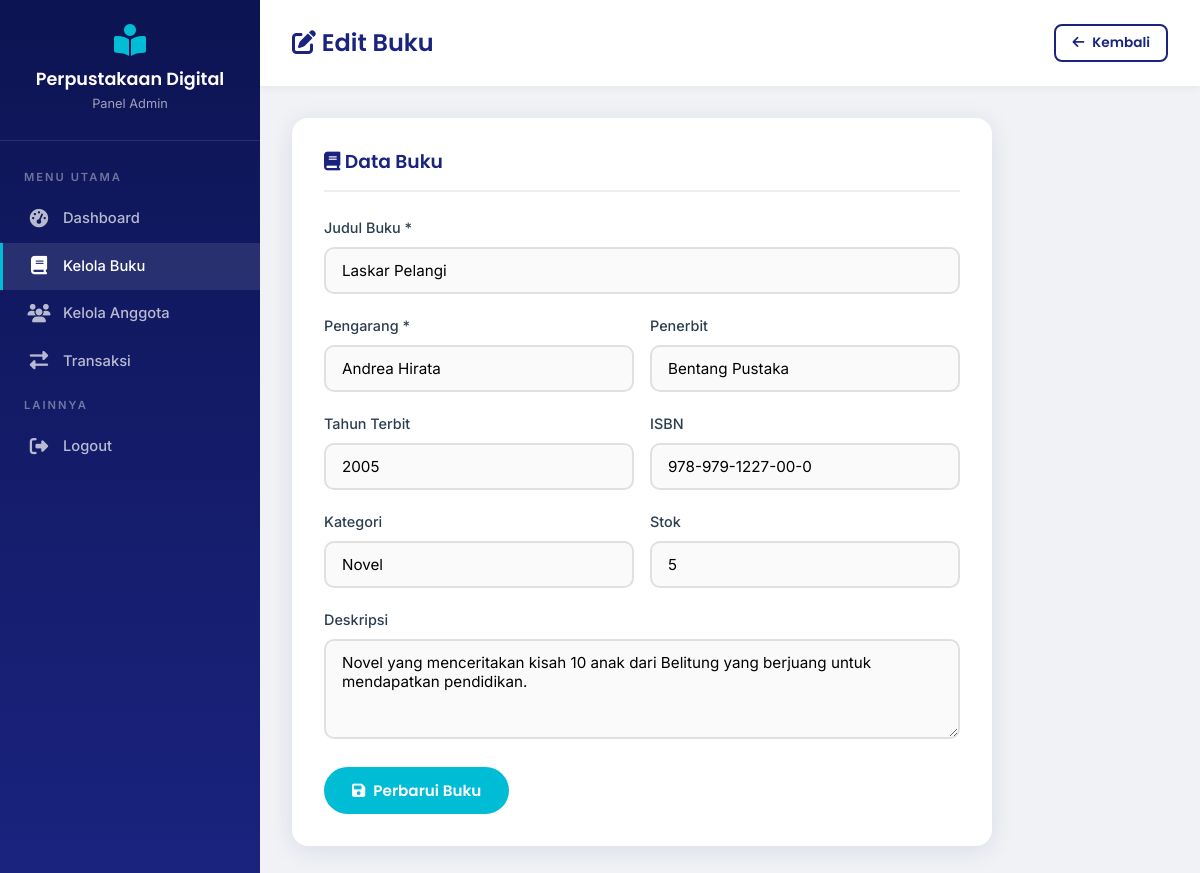
Screenshot of /admin/buku_form.php?id=1 (signed in) with the database file from the repository.
### tables this page shows
CREATE TABLE IF NOT EXISTS buku (
    id INT AUTO_INCREMENT PRIMARY KEY,
    judul VARCHAR(200) NOT NULL,
    pengarang VARCHAR(100) NOT NULL,
    penerbit VARCHAR(100) DEFAULT NULL,
    tahun_terbit YEAR DEFAULT NULL,
    isbn VARCHAR(20) DEFAULT NULL,
    kategori VARCHAR(50) DEFAULT NULL,
    stok INT NOT NULL DEFAULT 0,
    cover VARCHAR(255) DEFAULT NULL,
    deskripsi TEXT DEFAULT NULL,
    created_at TIMESTAMP DEFAULT CURRENT_TIMESTAMP,
    updated_at TIMESTAMP DEFAULT CURRENT_TIMESTAMP ON UPDATE CURRENT_TIMESTAMP
);

### config/database.php (called while the page is built, shortened)
<?php
$base_url = '/web_perpus_sekolah';
?>

### admin/buku_form.php (the view, shortened to what this page needs)
<?php
require_once '../config/database.php';
$id = $_GET['id'] ?? null;
$isEdit = false;
$buku = ['judul'=>'','pengarang'=>'','penerbit'=>'','tahun_terbit'=>'','isbn'=>'','kategori'=>'','stok'=>0,'deskripsi'=>''];
if ($id) {
    $stmt = $conn->prepare("SELECT * FROM buku WHERE id = ?");
    $stmt->bind_param("i", $id);
    $stmt->execute();
    $result = $stmt->get_result();
    if ($result->num_rows === 1) {
        $buku = $result->fetch_assoc();
        $isEdit = true;
    } else {
        header('Location: buku.php');
        exit();
    }
}
?>
<!DOCTYPE html>
<html lang="id">
<head>
    <link rel="stylesheet" href="<?= $base_url ?>/assets/css/style.css">
    <link rel="stylesheet" href="https://cdnjs.cloudflare.com/ajax/libs/font-awesome/6.5.0/css/all.min.css">
</head>
<body>
<div class="dashboard-layout">
    <aside class="sidebar">
        <div class="sidebar-header">
            <i class="fas fa-book-open-reader" style="font-size:2rem;color:var(--accent);"></i>
            <h3><?= APP_NAME ?></h3><small>Panel Admin</small>
        </div>
        <nav class="sidebar-menu">
            <div class="menu-label">Menu Utama</div>
            <a href="dashboard.php"><i class="fas fa-tachometer-alt"></i> Dashboard</a>
            <a href="buku.php" class="active"><i class="fas fa-book"></i> Kelola Buku</a>
            <a href="anggota.php"><i class="fas fa-users"></i> Kelola Anggota</a>
            <a href="transaksi.php"><i class="fas fa-exchange-alt"></i> Transaksi</a>
            <div class="menu-label">Lainnya</div>
            <a href="<?= $base_url ?>/logout.php"><i class="fas fa-sign-out-alt"></i> Logout</a>
        </nav>
    </aside>
    <main class="main-content">
        <div class="content-header">
            <h1><i class="fas fa-<?= $isEdit ? 'edit' : 'plus' ?>"></i> <?= $isEdit ? 'Edit' : 'Tambah' ?> Buku</h1>
            <a href="buku.php" class="btn btn-sm btn-outline"><i class="fas fa-arrow-left"></i> Kembali</a>
        </div>
        <div class="content-body">
            <div class="form-card">
                <h3><i class="fas fa-book"></i> Data Buku</h3>
                <form method="POST">
                    <div class="form-group">
                        <label>Judul Buku *</label>
                        <input type="text" name="judul" class="form-control" value="<?= htmlspecialchars($buku['judul']) ?>" required>
                    </div>
                    <div class="form-row">
                        <div class="form-group">
                            <label>Pengarang *</label>
                            <input type="text" name="pengarang" class="form-control" value="<?= htmlspecialchars($buku['pengarang']) ?>" required>
                        </div>
                        <div class="form-group">
                            <label>Penerbit</label>
                            <input type="text" name="penerbit" class="form-control" value="<?= htmlspecialchars($buku['penerbit']) ?>">
                        </div>
                    </div>
                    <div class="form-row">
                        <div class="form-group">
                            <label>Tahun Terbit</label>
                            <input type="number" name="tahun_terbit" class="form-control" value="<?= $buku['tahun_terbit'] ?>" min="1900" max="2099">
                        </div>
                        <div class="form-group">
                            <label>ISBN</label>
                            <input type="text" name="isbn" class="form-control" value="<?= htmlspecialchars($buku['isbn'] ?? '') ?>">
                        </div>
                    </div>
                    <div class="form-row">
                        <div class="form-group">
                            <label>Kategori</label>
                            <input type="text" name="kategori" class="form-control" value="<?= htmlspecialchars($buku['kategori']) ?>" placeholder="Novel, Pelajaran, dll">
                        </div>
                        <div class="form-group">
                            <label>Stok</label>
                            <input type="number" name="stok" class="form-control" value="<?= $buku['stok'] ?>" min="0">
                        </div>
                    </div>
                    <div class="form-group">
                        <label>Deskripsi</label>
                        <textarea name="deskripsi" class="form-control"><?= htmlspecialchars($buku['deskripsi']) ?></textarea>
                    </div>
                    <button type="submit" class="btn btn-primary">
                        <i class="fas fa-save"></i> <?= $isEdit ? 'Perbarui' : 'Simpan' ?> Buku
                    </button>
                </form>
            </div>
        </div>
    </main>
</div>
</body>
</html>

### assets/css/style.css (style rules this page uses)
:root { --primary: #1a237e; --primary-light: #3949ab; --primary-dark: #0d1453; --accent: #00bcd4; --accent-light: #4dd0e1; --accent-dark: #00838f; --success: #2ecc71; --warning: #f39c12; --danger: #e74c3c; --info: #3498db; --bg: #f0f2f5; --bg-card: #ffffff; --text: #2c3e50; --text-light: #7f8c8d; --text-white: #ffffff; --shadow: 0 4px 24px rgba(26,35,126,0.10); --shadow-hover: 0 8px 32px rgba(26,35,126,0.18); --radius: 16px; --radius-sm: 10px; --radius-xs: 6px; --transition: all 0.3s cubic-bezier(.4,0,.2,1); --sidebar-width: 260px; --gradient: linear-gradient(135deg, var(--primary) 0%, var(--accent) 100%); --gradient-warm: linear-gradient(135deg, #667eea 0%, #764ba2 100%); --glass-bg: rgba(255,255,255,0.15); --glass-border: rgba(255,255,255,0.25); }
*, *::before, *::after { box-sizing: border-box; margin: 0; padding: 0; }
html { scroll-behavior: smooth; }
body { font-family: 'Inter', sans-serif; background: var(--bg); color: var(--text); line-height: 1.6; min-height: 100vh; }
h1,h2,h3,h4,h5,h6 { font-family: 'Poppins', sans-serif; font-weight: 600; line-height: 1.3; }
a { text-decoration: none; color: var(--primary); transition: var(--transition); }
.btn { display: inline-flex; align-items: center; gap: 8px; padding: 12px 28px; border-radius: 50px; font-family: 'Poppins', sans-serif; font-weight: 600; font-size: 0.95rem; border: none; cursor: pointer; transition: var(--transition); text-align: center; justify-content: center; }
.btn-primary { background: var(--accent); color: #fff; }
.btn-outline { background: transparent; color: var(--primary); border: 2px solid var(--primary); }
.btn-sm { padding: 6px 16px; font-size: 0.85rem; border-radius: 8px; }
.form-group { margin-bottom: 1.25rem; }
.form-group label { display: block; font-weight: 500; margin-bottom: 0.5rem; color: var(--text); font-size: 0.9rem; }
.form-control { width: 100%; padding: 12px 16px; border: 2px solid #e0e0e0; border-radius: var(--radius-sm); font-family: 'Inter', sans-serif; font-size: 0.95rem; transition: var(--transition); background: #fafafa; }
textarea.form-control { min-height: 100px; resize: vertical; }
.form-row { display: grid; grid-template-columns: 1fr 1fr; gap: 1rem; }
.dashboard-layout { display: flex; min-height: 100vh; }
.sidebar { width: var(--sidebar-width); background: linear-gradient(180deg, var(--primary-dark) 0%, var(--primary) 100%); color: #fff; position: fixed; top: 0; left: 0; bottom: 0; z-index: 100; display: flex; flex-direction: column; transition: var(--transition); overflow-y: auto; }
.sidebar-header { padding: 1.5rem; text-align: center; border-bottom: 1px solid rgba(255,255,255,0.1); }
.sidebar-header h3 { font-size: 1.1rem; margin-top: 0.5rem; }
.sidebar-header small { color: rgba(255,255,255,0.6); font-size: 0.8rem; }
.sidebar-menu { padding: 1rem 0; flex: 1; }
.sidebar-menu .menu-label { padding: 0.75rem 1.5rem 0.5rem; font-size: 0.7rem; text-transform: uppercase; letter-spacing: 2px; color: rgba(255,255,255,0.4); font-weight: 600; }
.sidebar-menu a { display: flex; align-items: center; gap: 12px; padding: 12px 1.5rem; color: rgba(255,255,255,0.7); font-weight: 500; transition: var(--transition); border-left: 3px solid transparent; font-size: 0.92rem; }
.sidebar-menu a:hover, .sidebar-menu a.active { background: rgba(255,255,255,0.1); color: #fff; border-left-color: var(--accent); }
.sidebar-menu a i { font-size: 1.15rem; width: 24px; text-align: center; }
.main-content { flex: 1; margin-left: var(--sidebar-width); padding: 0; min-height: 100vh; }
.content-header { background: #fff; padding: 1.5rem 2rem; display: flex; align-items: center; justify-content: space-between; box-shadow: 0 2px 8px rgba(0,0,0,0.05); position: sticky; top: 0; z-index: 50; }
.content-header h1 { font-size: 1.5rem; color: var(--primary); }
.content-body { padding: 2rem; }
.form-card { background: #fff; border-radius: var(--radius); box-shadow: var(--shadow); padding: 2rem; max-width: 700px; }
.form-card h3 { margin-bottom: 1.5rem; color: var(--primary); padding-bottom: 1rem; border-bottom: 2px solid #eee; }

### rows the page displays
buku: judul "Laskar Pelangi", pengarang "Andrea Hirata", penerbit "Bentang Pustaka", tahun_terbit "2005", isbn "978-979-1227-00-0", kategori "Novel", stok "5", deskripsi "Novel yang menceritakan kisah 10 anak dari Belitung yang berjuang untuk mendapatkan pendidikan."

### other values shown
APP_NAME "Perpustakaan Digital"
